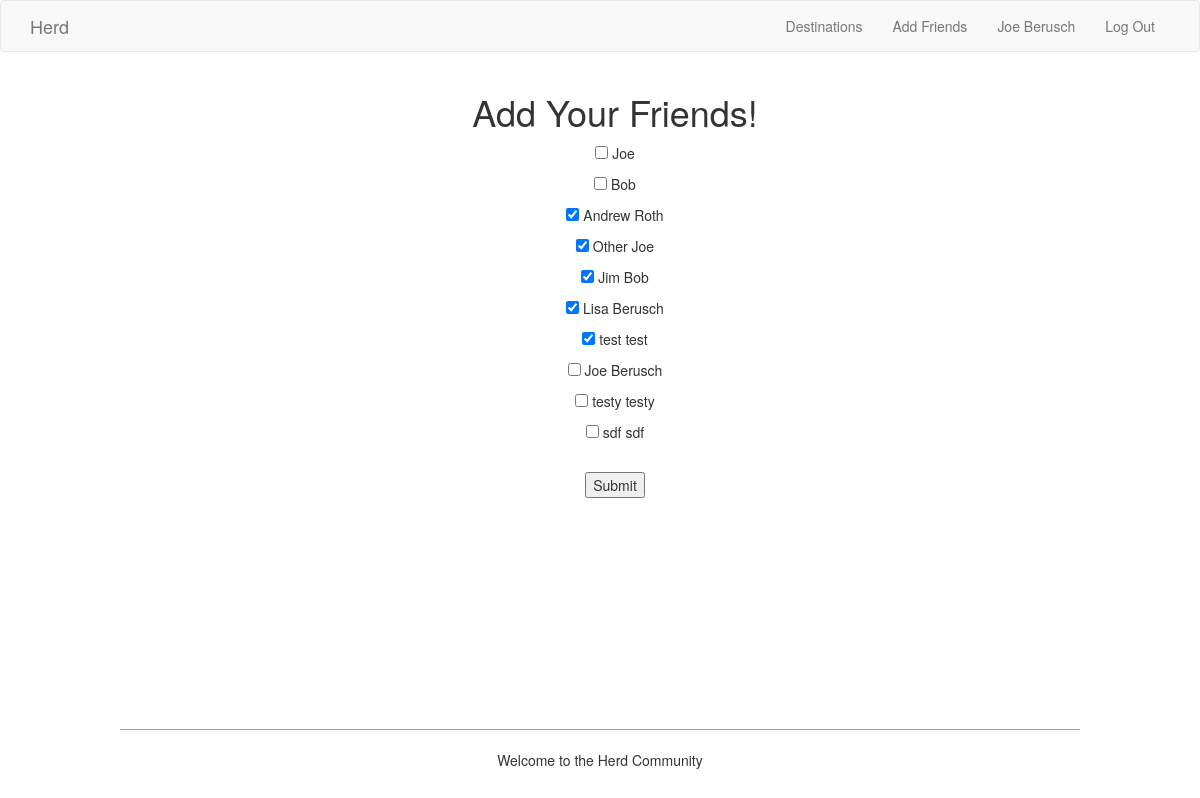
Page /add_friends (signed in) on the earlier database version.
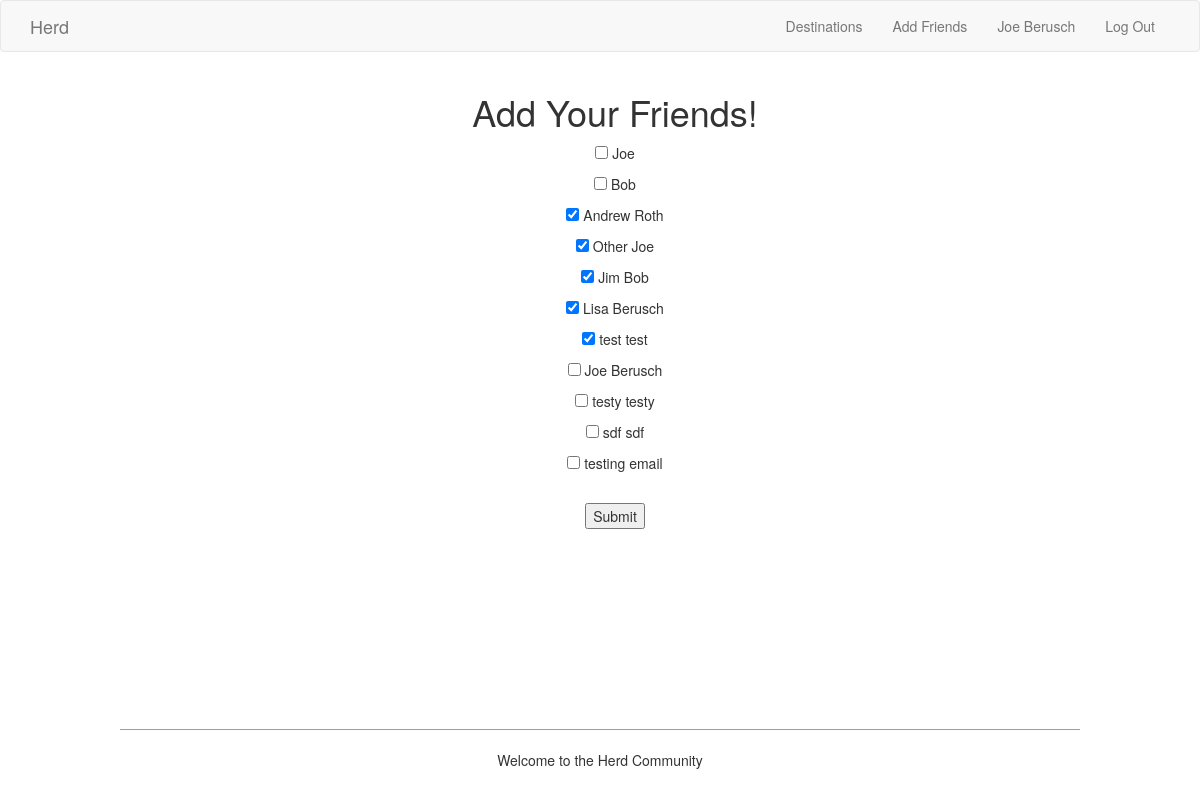
Same page on the later database version.
### app/models.py (models this page shows, shortened)
class User(UserMixin, db.Model):
    __tablename__ = 'users'
    user_id = db.Column(db.Integer, primary_key=True)
    username = db.Column(db.String(80), index=True, unique=True)
    name = db.Column(db.String(120))
    email = db.Column(db.String(120), index=True, unique=True)
    region = db.Column(db.String(50), index=True)
    destinations = db.relationship('Association', back_populates='user')
    friends = db.relationship('User',
        secondary=friendship_identifier,
        primaryjoin= user_id == friendship_identifier.c.user_id,
        secondaryjoin= user_id == friendship_identifier.c.friend_id)
    def get_id(self):
        return self.user_id

### app/routes.py (the view, shortened to what this page needs)
@app.route('/add_friends', methods=['GET', 'POST'])
@login_required
def add_friends():
    users = User.query.all()
    users = filter(lambda u: u.user_id != current_user.user_id, users)
    return render_template('add_friends.html', users=users,
                            current_friends=current_user.friends if current_user.friends else [])

### app/models.py (called while the page is built)
@login.user_loader
def load_user(id):
    return User.query.get(int(id))

### app/templates/add_friends.html
{% extends "base.html" %}
{% block app_content %}
<div class="container">
    <h1>Add Your Friends!</h1>
    <form method="POST" action="">
        {% for u in users %}
            <p><input type="checkbox" value="{{ u.user_id }}" name="friend_checkbox" {{ 'checked' if u in current_friends else '' }}> {{ u.name }}</input></p>
        {% endfor %}
        <br />
        <button type="submit">Submit</button>
    </form>
</div>
{% endblock %}

Differences in the rows shown:
added User: name "testing email"
